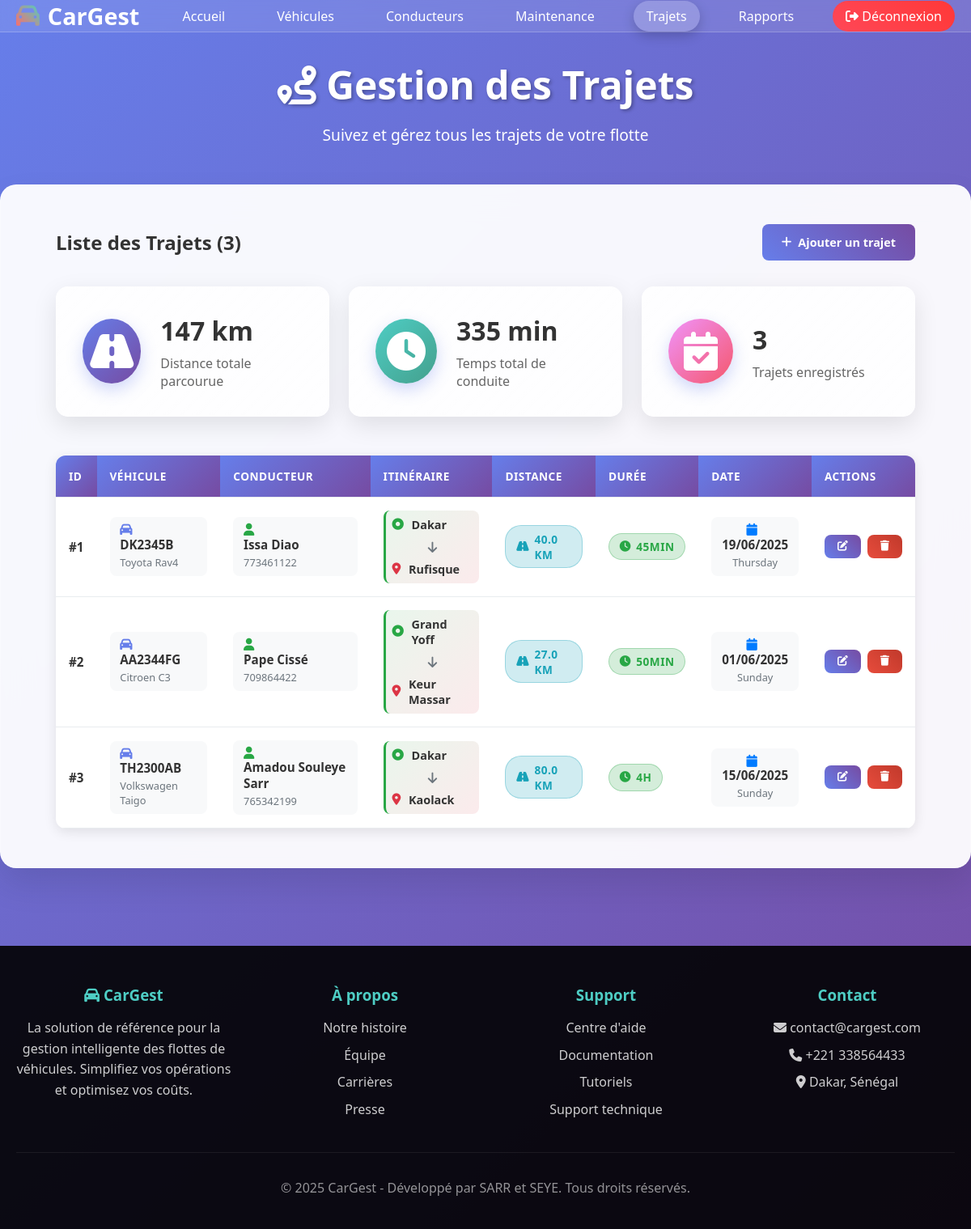
The app's page /trajets (signed in) with its own data.
### app.py (models this page shows)
class Trajet(db.Model):
    id = db.Column(db.Integer, primary_key=True)
    user_id = db.Column(db.Integer, db.ForeignKey('user.id'), nullable=False)  # AJOUTÉ
    vehicule_id = db.Column(db.Integer, db.ForeignKey('vehicule.id'))
    conducteur_id = db.Column(db.Integer, db.ForeignKey('conducteur.id'))
    depart = db.Column(db.String(100))
    arrivee = db.Column(db.String(100))
    distance = db.Column(db.Float)
    duree = db.Column(db.Integer)
    date_trajet = db.Column(db.Date)

class Vehicule(db.Model):
    id = db.Column(db.Integer, primary_key=True)
    user_id = db.Column(db.Integer, db.ForeignKey('user.id'), nullable=False)  # AJOUTÉ
    marque = db.Column(db.String(100))
    modele = db.Column(db.String(100))
    immatriculation = db.Column(db.String(100))
    annee = db.Column(db.Integer)
    kilometrage = db.Column(db.Integer)
    statut = db.Column(db.String(50), default="Disponible")
    date_ajout = db.Column(db.DateTime, default=datetime.utcnow)
    __table_args__ = (db.UniqueConstraint('user_id', 'immatriculation', name='_user_immatriculation'),)

class Conducteur(db.Model):
    id = db.Column(db.Integer, primary_key=True)
    user_id = db.Column(db.Integer, db.ForeignKey('user.id'), nullable=False)  # AJOUTÉ
    nom = db.Column(db.String(100))
    prenom = db.Column(db.String(100))
    permis = db.Column(db.String(100))
    telephone = db.Column(db.String(20))
    email = db.Column(db.String(120))
    experience = db.Column(db.Integer)
    date_ajout = db.Column(db.DateTime, default=datetime.utcnow)

### app.py (the view)
@app.route('/trajets')
@login_required
def liste_trajets():
    user_id = session['user_id']
    trajets = Trajet.query.filter_by(user_id=user_id).all()
    vehicules = Vehicule.query.filter_by(user_id=user_id).all()
    conducteurs = Conducteur.query.filter_by(user_id=user_id).all()
    return render_template('trajets.html', trajets=trajets, vehicules=vehicules, conducteurs=conducteurs)

### app.py (called while the page is built)
def login_required(f):
    @wraps(f)
    def decorated_function(*args, **kwargs):
        if 'user_id' not in session:
            flash('Veuillez vous connecter.', 'warning')
            return redirect(url_for('login'))
        return f(*args, **kwargs)
    return decorated_function

### templates/trajets.html (shortened to what this page needs)
<!DOCTYPE html>
<html lang="fr">
<head>
    <link rel="stylesheet" href="https://cdnjs.cloudflare.com/ajax/libs/font-awesome/6.7.2/css/all.min.css">
</head>
<body>
    <header>
        <nav class="container">
            <div class="logo">
                <i class="fa-solid fa-car"></i> CarGest
            </div>
            <ul class="nav-links">
                <li><a href="{{ url_for('index') }}">Accueil</a></li>
                <li><a href="{{ url_for('liste_vehicules') }}">Véhicules</a></li>
                <li><a href="{{ url_for('liste_conducteurs') }}">Conducteurs</a></li>
                <li><a href="{{ url_for('liste_maintenances') }}">Maintenance</a></li>
                <li><a href="{{ url_for('liste_trajets') }}" class="active">Trajets</a></li>
                <li><a href="{{ url_for('rapports') }}">Rapports</a></li>
                <li><a href="{{ url_for('logout') }}" class="logout-btn" onclick="return confirm('Êtes-vous sûr de vouloir vous déconnecter ?')">
                    <i class="fa-solid fa-sign-out-alt"></i>
                    Déconnexion
                </a></li>
            </ul>
        </nav>
    </header>
    <main>
        <section class="page-header">
            <div class="container">
                <h1><i class="fa-solid fa-route"></i> Gestion des Trajets</h1>
                <p>Suivez et gérez tous les trajets de votre flotte</p>
            </div>
        </section>
        <section class="content-section">
            <div class="container">
                <div style="display: flex; justify-content: space-between; align-items: center; margin-bottom: 2rem;">
                    <h2>Liste des Trajets ({{ trajets|length }})</h2>
                    <a href="{{ url_for('ajouter_trajet') }}" class="btn">
                        <i class="fa-solid fa-plus"></i> Ajouter un trajet
                    </a>
                </div>
                {% if trajets %}
                    <div class="stats-cards">
                        <div class="stat-card">
                            <div class="stat-icon">
                                <i class="fa-solid fa-road"></i>
                            </div>
                            <div class="stat-info">
                                <h3>{{ "{:,.0f}".format(trajets|sum(attribute='distance')) }} km</h3>
                                <p>Distance totale parcourue</p>
                            </div>
                        </div>
                        <div class="stat-card">
                            <div class="stat-icon">
                                <i class="fa-solid fa-clock"></i>
                            </div>
                            <div class="stat-info">
                                <h3>{{ "{:,}".format(trajets|sum(attribute='duree')) }} min</h3>
                                <p>Temps total de conduite</p>
                            </div>
                        </div>
                        <div class="stat-card">
                            <div class="stat-icon">
                                <i class="fa-solid fa-calendar-check"></i>
                            </div>
                            <div class="stat-info">
                                <h3>{{ trajets|length }}</h3>
                                <p>Trajets enregistrés</p>
                            </div>
                        </div>
                    </div>
                    <div class="table-container">
                        <table class="table">
                            <thead>
                                <tr>
                                    <th>ID</th>
                                    <th>Véhicule</th>
                                    <th>Conducteur</th>
                                    <th>Itinéraire</th>
                                    <th>Distance</th>
                                    <th>Durée</th>
                                    <th>Date</th>
                                    <th>Actions</th>
                                </tr>
                            </thead>
                            <tbody>
                                {% for trajet in trajets %}
                                <tr>
                                    <td><strong>#{{ trajet.id }}</strong></td>
                                    <td>
                                        {% set vehicule = vehicules|selectattr('id', 'equalto', trajet.vehicule_id)|first %}
                                        {% if vehicule %}
                                            <div class="vehicle-info">
                                                <i class="fa-solid fa-car" style="color: #667eea; margin-right: 0.5rem;"></i>
                                                <strong>{{ vehicule.immatriculation }}</strong>
                                                <small>{{ vehicule.marque }} {{ vehicule.modele }}</small>
                                            </div>
                                        {% else %}
                                            <span style="color: #6c757d;">Véhicule introuvable</span>
                                        {% endif %}
                                    </td>
                                    <td>
                                        {% set conducteur = conducteurs|selectattr('id', 'equalto', trajet.conducteur_id)|first %}
                                        {% if conducteur %}
                                            <div class="driver-info">
                                                <i class="fa-solid fa-user" style="color: #28a745; margin-right: 0.5rem;"></i>
                                                <strong>{{ conducteur.prenom }} {{ conducteur.nom }}</strong>
                                                <small>{{ conducteur.telephone }}</small>
                                            </div>
                                        {% else %}
                                            <span style="color: #6c757d;">Conducteur introuvable</span>
                                        {% endif %}
                                    </td>
                                    <td>
                                        <div class="route-info">
                                            <div class="route-item">
                                                <i class="fa-solid fa-circle-dot" style="color: #28a745;"></i>
                                                <strong>{{ trajet.depart }}</strong>
                                            </div>
                                            <div class="route-arrow">
                                                <i class="fa-solid fa-arrow-down"></i>
                                            </div>
                                            <div class="route-item">
                                                <i class="fa-solid fa-location-dot" style="color: #dc3545;"></i>
                                                <strong>{{ trajet.arrivee }}</strong>
                                            </div>
                                        </div>
                                    </td>
                                    <td>
                                        <span class="distance-badge">
                                            <i class="fa-solid fa-road"></i>
                                            {{ "{:,.1f}".format(trajet.distance) }} km
                                        </span>
                                    </td>
                                    <td>
                                        <span class="duration-badge">
                                            <i class="fa-solid fa-clock"></i>
                                            {% set hours = trajet.duree // 60 %}
                                            {% set minutes = trajet.duree % 60 %}
                                            {% if hours > 0 %}{{ hours }}h{% endif %}
                                            {% if minutes > 0 %}{{ minutes }}min{% endif %}
                                        </span>
                                    </td>
                                    <td>
                                        <div class="date-info">
                                            <i class="fa-solid fa-calendar" style="color: #007bff; margin-right: 0.5rem;"></i>
                                            {% if trajet.date_trajet is string %}
                                                <strong>{{ trajet.date_trajet }}</strong>
                                                <small>Date</small>
                                            {% else %}
                                                <strong>{{ trajet.date_trajet.strftime('%d/%m/%Y') }}</strong>
                                                <small>{{ trajet.date_trajet.strftime('%A') }}</small>
                                            {% endif %}
                                        </div>
                                    </td>
                                    <td>
                                        <div class="action-buttons">
                                            <a href="{{ url_for('modifier_trajet', id=trajet.id) }}"
                                               class="btn btn-sm" title="Modifier">
                                                <i class="fa-solid fa-edit"></i>
                                            </a>
                                            <a href="{{ url_for('supprimer_trajet', id=trajet.id) }}"
                                               class="btn btn-danger btn-sm" title="Supprimer"
                                               onclick="return confirm('Êtes-vous sûr de vouloir supprimer ce trajet ?')">
                                                <i class="fa-solid fa-trash"></i>
                                            </a>
                                        </div>
                                    </td>
                                </tr>
                                {% endfor %}
                            </tbody>
                        </table>
                    </div>
                {% else %}
                    <div class="empty-state">
                        <i class="fa-solid fa-route" style="font-size: 4rem; color: #ccc;"></i>
                        <h3>Aucun trajet enregistré</h3>
                        <p>Commencez par enregistrer le premier trajet de votre flotte.</p>
                    </div>
                {% endif %}
            </div>
        </section>
    </main>
    <footer id="contact">
        <div class="container">
            <div class="footer-content">
                <div class="footer-section">
                    <h3><i class="fa-solid fa-car"></i> CarGest</h3>
                    <p>La solution de référence pour la gestion intelligente des flottes de véhicules. Simplifiez vos opérations et optimisez vos coûts.</p>
                </div>
                <div class="footer-section" id="about">
                    <h3>À propos</h3>
                    <ul>
                        <li><a href="#">Notre histoire</a></li>
                        <li><a href="#">Équipe</a></li>
                        <li><a href="#">Carrières</a></li>
                        <li><a href="#">Presse</a></li>
                    </ul>
                </div>
                <div class="footer-section">
                    <h3>Support</h3>
                    <ul>
                        <li><a href="#">Centre d'aide</a></li>
                        <li><a href="#">Documentation</a></li>
                        <li><a href="#">Tutoriels</a></li>
                        <li><a href="#">Support technique</a></li>
                    </ul>
                </div>
                <div class="footer-section">
                    <h3>Contact</h3>
                    <p><i class="fa-solid fa-envelope"></i> contact@cargest.com</p>
                    <p><i class="fa-solid fa-phone"></i> +221 338564433</p>
                    <p><i class="fa-solid fa-map-marker-alt"></i> Dakar, Sénégal</p>
                </div>
            </div>
            <div class="footer-bottom">
                <p>&copy; 2025 CarGest - Développé par SARR et SEYE. Tous droits réservés.</p>
            </div>
        </div>
    </footer>
</body>
</html>

### records on screen
Trajet: id "1", depart "Dakar", arrivee "Rufisque", distance "40.0", duree "45", date_trajet "19/06/2025", date_trajet "Thursday"
Vehicule: immatriculation "DK2345B", marque "Toyota", modele "Rav4"
Conducteur: prenom "Issa", nom "Diao", telephone "773461122"
Trajet: id "2", depart "Grand Yoff", arrivee "Keur Massar", distance "27.0", duree "50", date_trajet "01/06/2025", date_trajet "Sunday"
Vehicule: immatriculation "AA2344FG", marque "Citroen", modele "C3"
Conducteur: prenom "Pape", nom "Cissé", telephone "709864422"
Trajet: id "3", depart "Dakar", arrivee "Kaolack", distance "80.0", vehicule "4", date_trajet "15/06/2025", date_trajet "Sunday"
Vehicule: immatriculation "TH2300AB", marque "Volkswagen", modele "Taigo"
Conducteur: prenom "Amadou Souleye", nom "Sarr", telephone "765342199"

### other values on screen
{{ trajets|length }} "3"
{{ "{:,.0f}".format(trajets|sum(attribute='distance')) }} "147"
{{ "{:,}".format(trajets|sum(attribute='duree')) }} "335"
